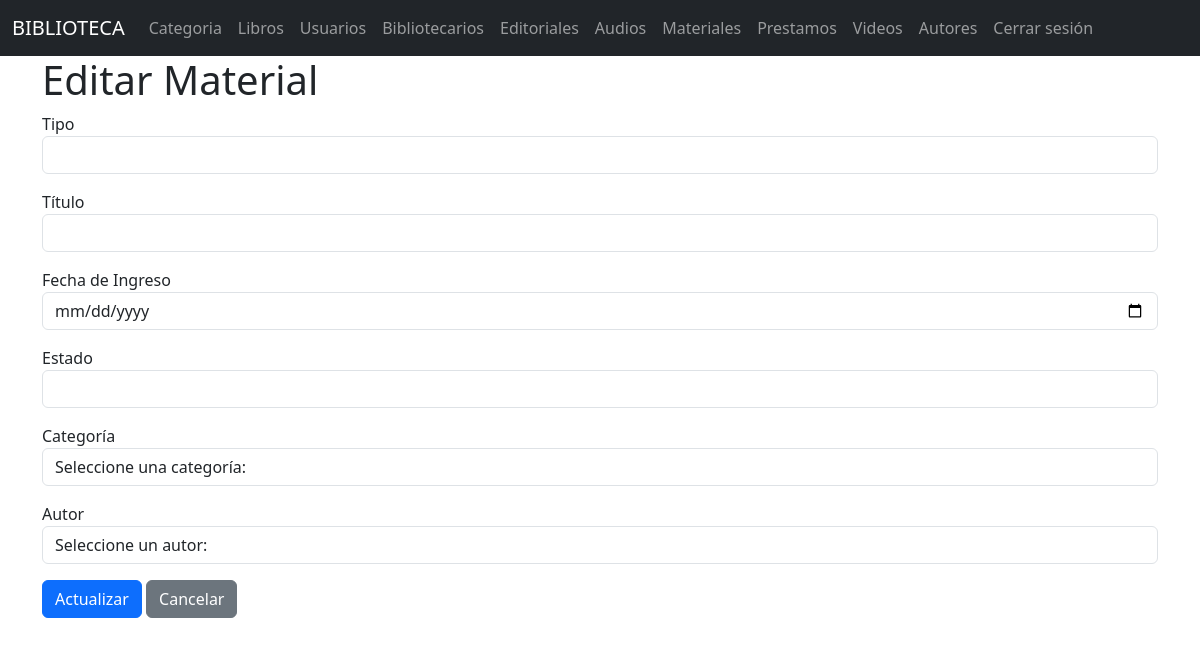
/materiales/edit/1, run on an earlier commit of the app's database.
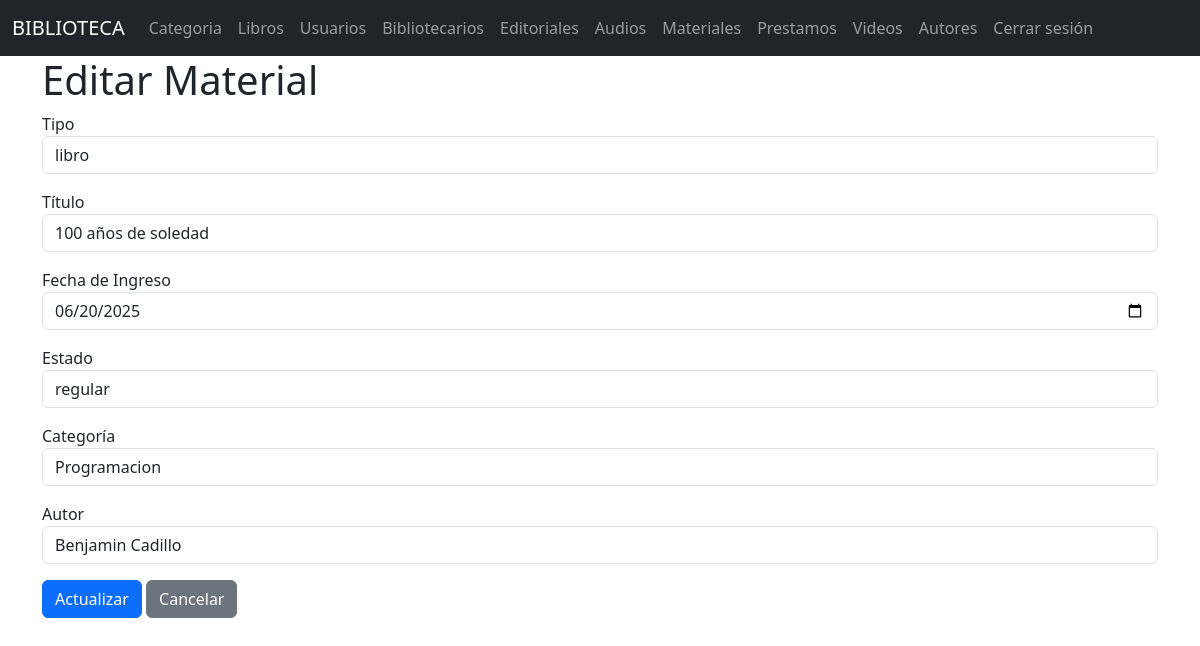
And on a later commit of the database.
### models/material_model.py (models this page shows, shortened)
class Material(db.Model):
    __tablename__ = 'materiales'
    id_material = db.Column(db.Integer, primary_key=True)
    tipo = db.Column(db.String(50), nullable=False)
    titulo = db.Column(db.String(100), nullable=False)
    fecha_ingreso = db.Column(db.String(20), nullable=False)
    estado = db.Column(db.String(20), nullable=False)
    id_categoria = db.Column(db.Integer, db.ForeignKey('categoria.id_cat'),nullable=False)
    id_autor = db.Column(db.Integer, db.ForeignKey('autores.id_autor'), nullable=False)
    categoria = db.relationship('Categoria', back_populates='materiales')
    libro = db.relationship('Libro', back_populates='material')
    autor = db.relationship('Autores', back_populates='materiales')
    @staticmethod
    def get_by_id(id_material):
        return Material.query.get(id_material)

### models/categoria_model.py (models this page shows, shortened)
class Categoria(db.Model):
    __tablename__ = "categoria"
    id_cat = db.Column(db.Integer, primary_key=True)
    nombre = db.Column(db.String(50), nullable=False)
    materiales = db.relationship('Material', back_populates='categoria')

### models/autores_model.py (models this page shows, shortened)
class Autores(db.Model):
    __tablename__ = "autores"
    id_autor = db.Column(db.Integer,primary_key=True)
    nombre = db.Column(db.String(150),nullable=False)
    materiales = db.relationship('Material', back_populates='autor')

### controllers/material_controllers.py (the view, shortened to what this page needs)
@material_bp.route("/edit/<int:id_material>", methods=['GET', 'POST'])
def edit(id_material):
    material = Material.get_by_id(id_material)
    categorias = Categoria.query.all()
    autores = Autores.query.all()
    return material_view.edit(material=material, categorias=categorias, autores=autores)

### views/material_view.py (called while the page is built)
def edit(material, categorias, autores):
    return render_template('materiales/edit.html', material=material, categorias=categorias, autores=autores)

### templates/materiales/edit.html (shortened to what this page needs)
{% extends 'base.html' %}
{% block content %}
    <h1>Editar Material</h1>
    <form method="post">
        <div class="mb-3">
            <label>Tipo</label>
            <input type="text" name="tipo" class="form-control" value="{{ material.tipo }}" required>
        </div>
        <div class="mb-3">
            <label>Título</label>
            <input type="text" name="titulo" class="form-control" value="{{ material.titulo }}" required>
        </div>
        <div class="mb-3">
            <label>Fecha de Ingreso</label>
            <input type="date" name="fecha_ingreso" class="form-control" value="{{ material.fecha_ingreso }}" required>
        </div>
        <div class="mb-3">
            <label>Estado</label>
            <input type="text" name="estado" class="form-control" value="{{ material.estado }}" required>
        </div>
        <div class="mb-3">
            <label>Categoría</label>
            <select name="id_categoria" class="form-control" required>
                <option value="">Seleccione una categoría:</option>
                {% for categoria in categorias %}
                    <option value="{{categoria.id_cat}}"  {% if categoria.id_cat== material.id_categoria %} selected {% endif %}>{{categoria.nombre}}</option>
                {% endfor %}
            </select>
        </div>
        <div class="mb-3">
            <label>Autor</label>
            <select name="id_autor" class="form-control" required>
                <option value="">Seleccione un autor:</option>
                {% for autor in autores %}
                    <option value="{{autor.id_autor}}"  {% if autor.id_autor== material.id_autor %} selected {% endif %}>{{autor.nombre}}</option>
                {% endfor %}
            </select>
        </div>
        <button type="submit" class="btn btn-primary">Actualizar</button>
        <a href="{{ url_for('material.index') }}" class="btn btn-secondary">Cancelar</a>
    </form>
{% endblock %}

What changed in the data, as far as the page shows it:
added Material: tipo "libro", titulo "100 años de soledad", fecha_ingreso "06/20/2025", estado "regular", id_categoria "Programacion", id_autor "Benjamin Cadillo"
Also different on the page:
form field id_categoria: "Seleccione una categoría:" → (not shown)
form field id_autor: "Seleccione un autor:" → (not shown)
